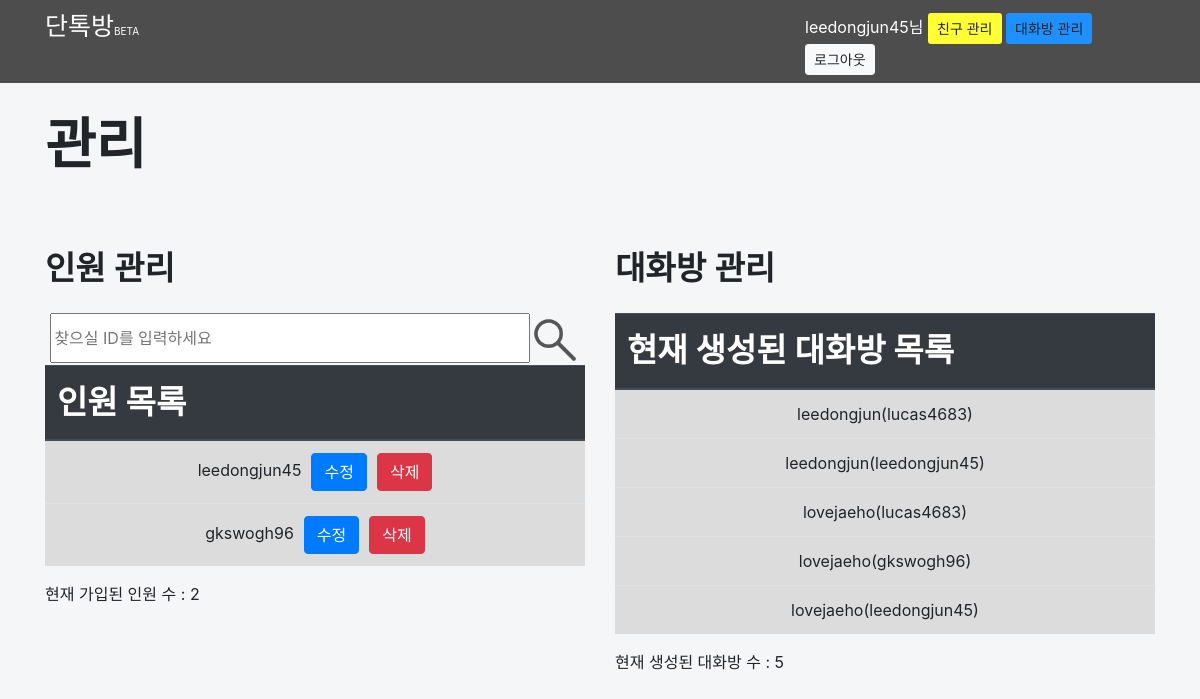
/DanTalk/admin_main (signed in), run on the app's committed database.
### DanTalkMain/models.py (models this page shows)
class User(models.Model):
    DanTalk_ID = models.CharField(max_length=50, null=True, blank=True)
    DanTalk_PW = models.CharField(max_length=50, null=True, blank=True)
    DanTalk_Name = models.CharField(max_length=50, null=True, blank=True)
    DanTalk_Birth = models.CharField(max_length=8, null=True, blank=True)
    DanTalk_Email = models.CharField(max_length=50, null=True, blank=True)
    DanTalk_Gender = models.CharField(max_length=2, null=True, blank=True)
    DanTalk_PersonalAgree = models.CharField(max_length=2, default="1", null=True, blank=True)
    rank_list = (('1','관리자'),('2','사용자'))
    rank = models.CharField(choices=rank_list, default='2', max_length=3)
    DanTalk_SignUpDate = models.DateField(verbose_name="회원가입 날짜", null=True, blank=True)
    DanTalk_LastDate = models.DateField(verbose_name="마지막 접속 시간", null=True, blank=True)
    DanTalk_ClientAddress = models.CharField(max_length=50, null=True, blank=True)
    is_active = models.BooleanField(default=False)

class DanTalkRoom(models.Model):
    DanTalkRoom_ID = models.CharField(max_length=10, null=True, blank=True)
    DanTalkRoom_Name = models.CharField(max_length=100, null=True, blank=True)
    DanTalkRoom_UsrList = models.CharField(max_length=50, null=True, blank=True)

### DanTalkMain/views.py (the view)
# urls.py: path('DanTalk/admin_main', views.admin_main, name="admin_main"),
def admin_main(request):
    user_list = User.objects.all()
    dantalkroom_list = DanTalkRoom.objects.all()
    usr_count = 0
    talk_count = 0
    for a in user_list:
        usr_count = usr_count+1
    for a in dantalkroom_list:
        talk_count = talk_count+1
    return render(request, 'DanTalkMain/dantalkadmin/adminmain.html', {'dantalkroom_list':dantalkroom_list, 'user_list':user_list, 'usr_count':usr_count,'talk_count':talk_count})

### DanTalkMain/templates/DanTalkMain/dantalkadmin/adminmain.html (shortened to what this page needs)
{% load static %}
<!DOCTYPE html>
<html lang="ko">
<head>
<link rel="stylesheet" href="https://stackpath.bootstrapcdn.com/bootstrap/4.3.1/css/bootstrap.min.css">
</head>
<body style="background-color: #F5F6F7;">
<div id="mainwidth" >
    <nav class="site-header sticky-top" style="background-color:#4d4d4d; padding-top:8px; padding-bottom:8px;">
        <div class="container">
            <div class="row">
                <div class="col-md-2" onclick="location.href='{% url 'DanTalkMain:main' %}'">
                    <label style="color:white; font-size:25px; cursor:pointer;">단톡방</label><label style="font-size:10px; color:white;">BETA</label>
                </div>
                <div class="col-md-6">
                </div>
                <div class="col-md-4" style="padding-top:5px;">
                    {% if request.session.rank == '1' %}
                        <button type="button" class="btn btn-sm" style="background-color:#1E90FF;" onclick="location.href='{% url 'DanTalkMain:admin_main' %}'">관리자</button>
                        <button type="button" class="btn btn-light btn-sm" onclick="location.href='{% url 'DanTalkMain:logout' %}'">로그아웃</button>
                    {% elif request.session.dantalk_id %}
                        <a style="color:#FFFFFF; cursor:pointer;" href="{% url 'DanTalkMain:to_usr_pw_modify' %}">{{request.session.dantalk_id}}님 </a>
                        <button type="button" class="btn btn-sm" style="background-color:#FFFF33;" onclick="location.href='{% url 'DanTalkMain:to_add_friend_list' %}'">친구 관리</button>
                        <button type="button" class="btn btn-sm" style="background-color:#1E90FF;" onclick="location.href='{% url 'DanTalkMain:index' %}'">대화방 관리</button>
                        <button type="button" class="btn btn-light btn-sm" onclick="location.href='{% url 'DanTalkMain:logout' %}'">로그아웃</button>
                    {% else %}
                        <button type="button" class="btn btn-light btn-sm" style="margin-left:40px;" onclick="location.href='{% url 'DanTalkMain:loginpage' %}'">로그인</button>
                        <button type="button" class="btn btn-sm" style="background-color:#FFFF33;" onclick="location.href='{% url 'DanTalkMain:toSignUp' %}'">회원가입</button>
                    {% endif %}
                </div>
            </div>
        </div>
    </nav>
    <div class="container">
        <label style="font-size:55px; font-weight:600; margin-top:20px;">관리</label>
        <div class="row">
            <div class="col-md-6" style="margin-top:50px;">
            <label style="font-size:33px; font-weight:600; margin-bottom:20px;">인원 관리</label><br>
            <input type="text" id="friend_find" name="friend_find" style="position:relative; left:1%; width:480px; height:50px;" placeholder="찾으실 ID를 입력하세요">
            <img src="{% static 'DanTalkMain/img/searching.png'%}" id="search" style="position:relative; width:50px; height:50px; cursor:pointer;">
            <table class="table">
                <thead class="thead-dark">
                    <tr>
                    <th scope="col" style="font-size:33px;">인원 목록</th>
                    </tr>
                </thead>
                <tbody id="find_result" style="background-color:#DCDCDC; text-align:center;">
                    {% for usr in user_list %}
                        <tr>
                            <td id="td{{usr.id}}">{{usr.DanTalk_ID}}<button type="button" onclick="location.href='{% url 'DanTalkMain:to_usr_pw_modify_admin' usr.DanTalk_ID%}'" class="btn btn-primary" style="margin-left:10px;">수정</button><button type="button" id="buttondelete{{usr.id}}" onclick="usr_delete(this.id)" class="btn btn-danger" style="margin-left:10px;">삭제</button></td>
                        </tr>
                    {% endfor %}
                </tbody>
            </table>
            현재 가입된 인원 수 : {{usr_count}}
            </div>
            <div class="col-md-6" style="margin-top:50px;">
            <label style="font-size:33px; font-weight:600; margin-bottom:20px;">대화방 관리</label><br>
            <table class="table">
                <thead class="thead-dark">
                    <tr>
                    <th scope="col" style="font-size:33px;">현재 생성된 대화방 목록</th>
                    </tr>
                </thead>
                <tbody style="background-color:#DCDCDC; text-align:center;">
                    {% for dantalkroom in dantalkroom_list %}
                        <tr>
                            <td id="td{{dantalkroom.id}}">{{dantalkroom.DanTalkRoom_Name}}({{dantalkroom.DanTalkRoom_UsrList}})</td>
                        </tr>
                    {% endfor %}
                </tbody>
            </table>
            현재 생성된 대화방 수 : {{talk_count}}
            </div>
        </div>
    </div>
</div>
</body>

### data on the page
User: DanTalk_ID "leedongjun45"
User: DanTalk_ID "gkswogh96"
DanTalkRoom: DanTalkRoom_Name "leedongjun", DanTalkRoom_UsrList "lucas4683"
DanTalkRoom: DanTalkRoom_Name "leedongjun", DanTalkRoom_UsrList "leedongjun45"
DanTalkRoom: DanTalkRoom_Name "lovejaeho", DanTalkRoom_UsrList "lucas4683"
DanTalkRoom: DanTalkRoom_Name "lovejaeho", DanTalkRoom_UsrList "gkswogh96"
DanTalkRoom: DanTalkRoom_Name "lovejaeho", DanTalkRoom_UsrList "leedongjun45"

### other printed values
{{ request.session.dantalk_id }} "leedongjun45"
{{ usr_count }} "2"
{{ talk_count }} "5"
